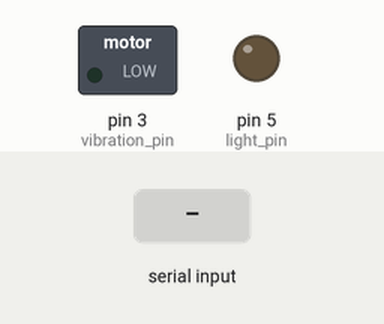
Simulated run of this sketch. Board: Arduino Uno, built with avr-gcc and run on an emulated ATmega328P. Shown: switched loads named in the sketch (green lamp = pin HIGH), output pins drawn as LEDs (lit = HIGH). The test bench sets the inputs (shaded band). Random numbers use the default seed unless the sketch sets one.

Above: at 1.2 s.
1.3 s: byte 1 (1) received over Serial
At 1.8 s:
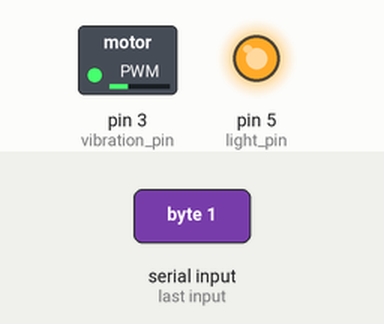
2.8 s: byte 2 (2) received over Serial
At 4.0 s:
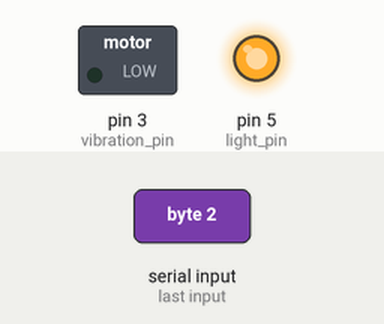
4.3 s: "1" received over Serial
At 5.3 s:
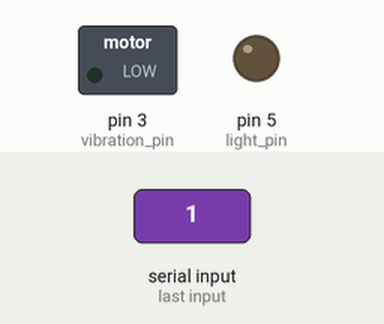
Timing chart, 0 to 7.3 s (numbered marks = the images above; inputs shaded):
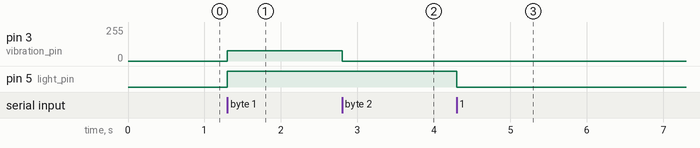

Measured:
- after the input at 1.3 s, pin 3 (vibration_pin): 0/255 → 77/255 at once; pin 5 (light_pin): LOW → HIGH at once
- after the input at 2.8 s, pin 3 (vibration_pin): 77/255 → 0/255 at once
- after the input at 4.3 s, pin 5 (light_pin): HIGH → LOW at once

The sketch:

cogni_vibro.ino
```cpp
#include <TimerOne.h>
int randomVal = 0;
char inByte = 0;
void setup() {
  // put your setup code here, to run once:
  Serial.begin(9600);
  pinMode(3, OUTPUT); //vibration pin
  pinMode(5, OUTPUT); //light pin


}

void vibrate(){
  if(Serial.available()>0){
    inByte = Serial.read();
    if(inByte == 1){
      randomVal = random(70, 150);
      analogWrite(3, randomVal);
      analogWrite(5, 255);

    }
    else if(inByte == 2){
      analogWrite(3, 0);
      analogWrite(5, 255);
    }
    else{
      analogWrite(3, 0);
      analogWrite(5, 0);
    }
  }
}

void loop() {
  // put your main code here, to run repeatedly:
  vibrate();

}
```
